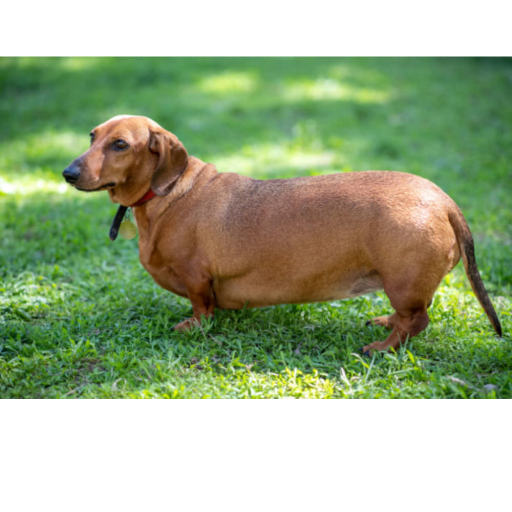
#> input picture ex3/images_to_blend/dog1.jpg, 1024 x 1024 px (shown at 1/2 size); its folder holds only this picture in this run
$ python -i sol4.py   (imports and definitions only)   (older library calls are emulated)
#> lines starting #> are read from the running program, lines starting #| are printed output that depends on the picture; after the words box and inside, x2 and y2 are one past the last pixel; in counts of white or black regions, pixels touching at a corner belong together
### ex4/sol4_utils.py
from scipy.signal import convolve2d
import numpy as np


def gaussian_kernel(kernel_size):
    conv_kernel = np.array([1, 1], dtype=np.float64)[:, None]
    conv_kernel = convolve2d(conv_kernel, conv_kernel.T)
    kernel = np.array([1], dtype=np.float64)[:, None]
    for i in range(kernel_size - 1):
        kernel = convolve2d(kernel, conv_kernel, 'full')
    return kernel / kernel.sum()


def blur_spatial(img, kernel_size):
    kernel = gaussian_kernel(kernel_size)
    blur_img = np.zeros_like(img)
    if len(img.shape) == 2:
        blur_img = convolve2d(img, kernel, 'same', 'symm')
    else:
        for i in range(3):
            blur_img[..., i] = convolve2d(img[..., i], kernel, 'same', 'symm')
    return blur_img


"""---------------------------------imported functions from ex3------------------------------------------------------"""

import imageio as im
import skimage.color as ski
from scipy.ndimage.filters import convolve

GAUSSIAN_BASE = [1, 1]
MINIMUM_RESOLUTION = 16 * 2
HEIGHT = 0
WIDTH = 1
GRAYSCALE = 1
RGB = 2
MIN_VAL = 0
MAX_VAL_FLOAT = 1
T_FLOAT = np.float64


# [79 lines left out: functions normalize, read_image, reduce, build_gaussian_pyramid, create_blur_filter, not called in this run]

### ex4/sol4.py
""""---------------------imports------------------------------------------------------------------------------------"""
import numpy as np
import os
import matplotlib.pyplot as plt
from scipy.ndimage import convolve, map_coordinates, label, center_of_mass
from scipy.ndimage.morphology import generate_binary_structure
from scipy.ndimage.filters import maximum_filter
import shutil
from imageio import imwrite

import sol4_utils

""""---------------------constants-----------------------------------------------------------------------------------"""
DERIVATIVE_X_FILTER = np.array([[1, 0, -1]])
DERIVATIVE_Y_FILTER = DERIVATIVE_X_FILTER.T
KERNEL_SIZE = 3
K = 0.04
PYRAMID_LEVEL_DIFF = 4
DESCRIPTOR_RADIUS = 3
BASE_IMAGE = 0
VERTICAL_RECTANGLE = 7
HORIZONTAL_RECTANGLE = 7
MIN_DIS_FROM_EDGE = 5
LVL_TO_EXTRACT_DESC = 2
MODE_CONSTANT = 'constant'
MODE_REFLECT = "reflect"

""""---------------------required functions--------------------------------------------------------------------------"""


def harris_corner_detector(im):
    """
  Detects harris corners.
  Make sure the returned coordinates are x major!!!
  :param im: A 2D array representing an image.
  :return: An array with shape (N,2), where ret[i,:] are the [x,y] coordinates of the ith corner points.
  """
    Ix = convolve(im, DERIVATIVE_X_FILTER, mode=MODE_REFLECT)
    Iy = convolve(im, DERIVATIVE_Y_FILTER, mode=MODE_REFLECT)
    Ix2 = sol4_utils.blur_spatial(Ix * Ix, KERNEL_SIZE)
    Iy2 = sol4_utils.blur_spatial(Iy * Iy, KERNEL_SIZE)
    IxIy = sol4_utils.blur_spatial(Ix * Iy, KERNEL_SIZE)
    det = Ix2 * Iy2 - IxIy ** 2
    trace = Ix2 + Iy2
    yx = np.asarray(non_maximum_suppression(det - K * (trace ** 2))).nonzero()
    interest_points = np.fliplr(np.transpose(yx))
    return interest_points


# [223 lines left out: functions sample_descriptor, find_features, match_features, apply_homography, ransac_homography, display_matches and 6 more, not called in this run]


def non_maximum_suppression(image):
    """
  Finds local maximas of an image.
  :param image: A 2D array representing an image.
  :return: A boolean array with the same shape as the input image, where True indicates local maximum.
  """
    # Find local maximas.
    neighborhood = generate_binary_structure(2, 2)
    local_max = maximum_filter(image, footprint=neighborhood) == image
    local_max[image < (image.max() * 0.1)] = False

    # Erode areas to single points.
    lbs, num = label(local_max)
    centers = center_of_mass(local_max, lbs, np.arange(num) + 1)
    centers = np.stack(centers).round().astype(np.int)
    ret = np.zeros_like(image, dtype=np.bool)
    ret[centers[:, 0], centers[:, 1]] = True

    return ret


# [24 lines left out: function spread_out_corners, not called in this run]


class PanoramicVideoGenerator:
    """
  Generates panorama from a set of images.
  """

    # [154 lines left out: functions __init__, align_images, generate_panoramic_images, generate_panoramic_images_normal, generate_panoramic_images_bonus, save_panoramas_to_video and 1 more, not called in this run]

>>> import cv2
>>> picture = cv2.imread('../ex3/images_to_blend/dog1.jpg', cv2.IMREAD_GRAYSCALE)
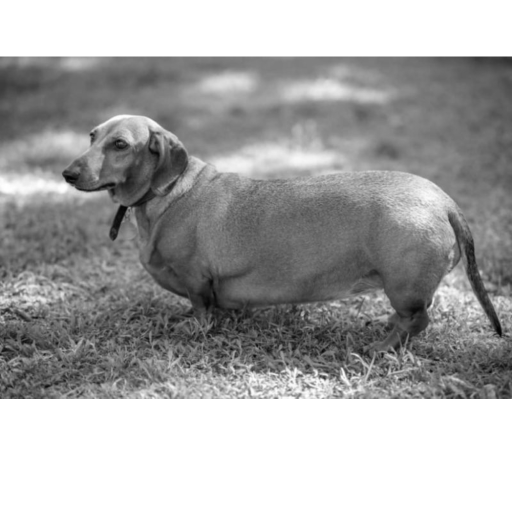
#> picture: shape (1024, 1024) (shown at 1/2 size); min 0, max 255, mean 166.2
>>> result = harris_corner_detector(picture)
#> in harris_corner_detector, `Ix = convolve(im, DERIVATIVE_X_FILTER, mode=MODE_REFLECT)`:
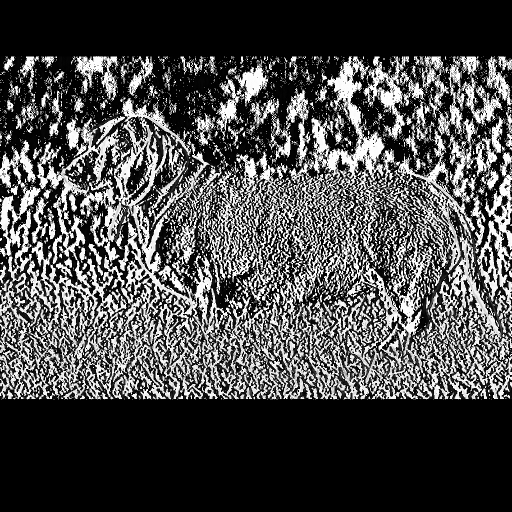
#> Ix: shape (1024, 1024) (shown at 1/2 size); min 0, max 255, mean 74.4
#> in harris_corner_detector, `Iy = convolve(im, DERIVATIVE_Y_FILTER, mode=MODE_REFLECT)`:
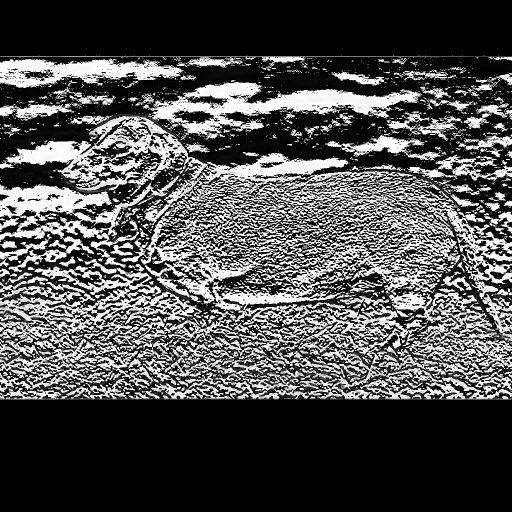
#> Iy: shape (1024, 1024) (shown at 1/2 size); min 0, max 255, mean 77.7
#> call 3 of blur_spatial, with kernel_size = 3
#> in blur_spatial (call 3), `blur_img = convolve2d(img, kernel, 'same', 'symm')`:
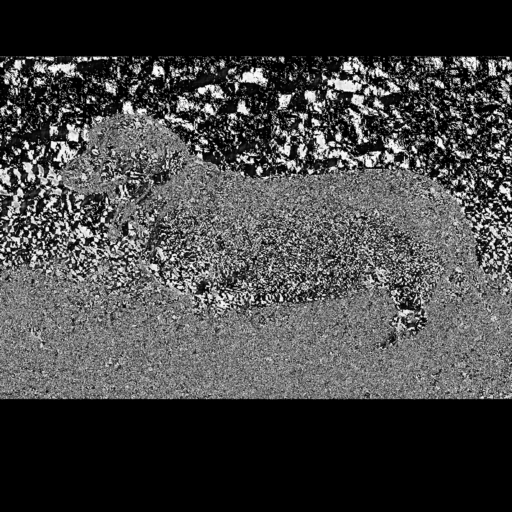
#> blur_img: shape (1024, 1024) float64 (shown at 1/2 size); min 0, max 254.9, mean 67.7
#> in harris_corner_detector, `det = Ix2 * Iy2 - IxIy ** 2`:
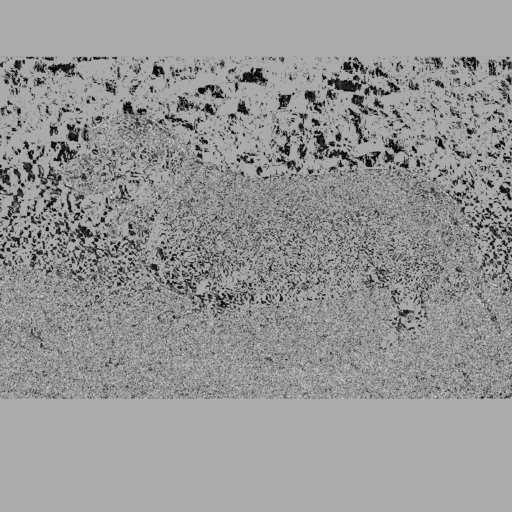
#> det: shape (1024, 1024) float64 (shown at 1/2 size); min -64991.9, max 31761.3, mean -8001.3; drawn with min black and max white
#> in non_maximum_suppression, `local_max = maximum_filter(image, footprint=neighborhood) == image`:
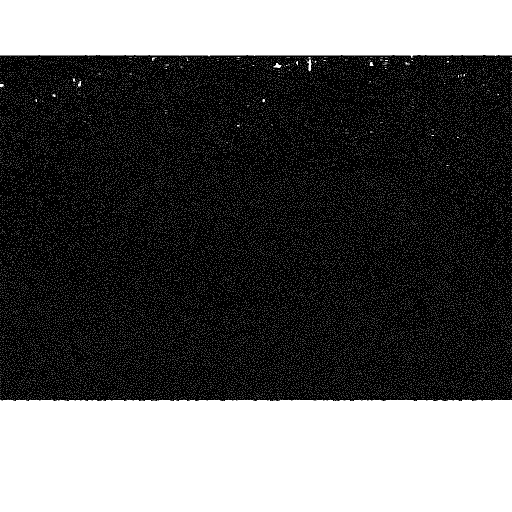
#> local_max: shape (1024, 1024) bool (shown at 1/2 size); 35.8% white; 31281 white regions (31268 under 20 px), largest, box (x1, y1, x2, y2) and area: (0, 800, 1024, 1024) 228926, (0, 0, 1024, 116) 113639, (614, 119, 623, 143) 120
#> in non_maximum_suppression, `local_max[image < (image.max() * 0.1)] = False`: local_max: shape (1024, 1024) bool; 0.28% white in thin lines or dots, all inside (x1, y1, x2, y2) = (0, 231, 1024, 799)
#> in non_maximum_suppression, `lbs, num = label(local_max)`:
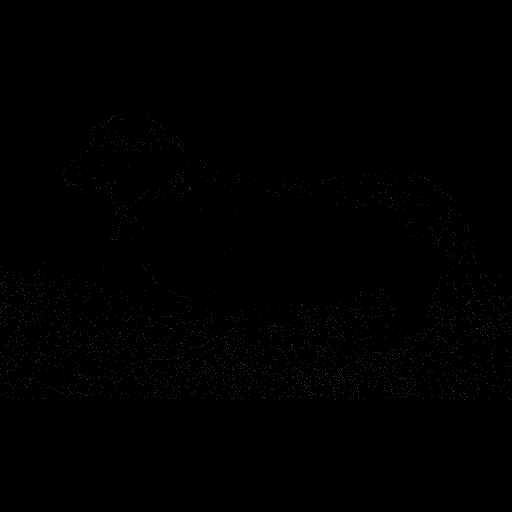
#> lbs: shape (1024, 1024) int32 (shown at 1/2 size); 2935 distinct labels, from 0 to 2934; one colour per label, 0 black
#> in non_maximum_suppression, `lbs, num = label(local_max)`: num = 2934
#> in non_maximum_suppression, `centers = center_of_mass(local_max, lbs, np.arange(num) + 1)`: centers = 2934 pairs, first value 231 to 798, second value 0 to 1023
#> in harris_corner_detector, `yx = np.asarray(non_maximum_suppression(det - K * (trace ** 2))).nonze..`: yx = 2934 positions, rows 231 to 798, columns 0 to 1023
#> in harris_corner_detector, `interest_points = np.fliplr(np.transpose(yx))`: interest_points = 2934 pairs, first value 0 to 1023, second value 231 to 798
#> result has the same summary as interest_points in harris_corner_detector
